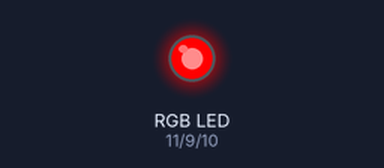
Bench run of a sketch on a simulated Arduino Uno, built with avr-gcc and run on an emulated ATmega328P. Shown: an RGB LED mixed from three pins (HIGH = lit).

Above: at 0.1 s.
Timing chart, 0 to 1.6 s (numbered marks = the images above):
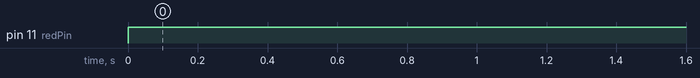

Measured:
- by itself, pin 11 (redPin): LOW → HIGH at 0.00 s

The sketch:

ledrgb2.ino
```cpp
//Program by Samuel. Enjoy!

//If you are using a common anode RGB led, remove the slashes at the next line (the comment)
//#define COMMON_ANODE

//Defining pinouts
int redPin = 11; //The pin that red is connected through
int bluePin = 10; //The pin that blue is connected through
int greenPin = 9; //The pin that green is connected through

void setup() {

  //Setting these pins as outputs
  pinMode(redPin, OUTPUT); //Setting red as output
  pinMode(greenPin, OUTPUT); //Setting green as output
  pinMode(bluePin, OUTPUT); //Setting blue as output

}

void loop() {
  analogWrite(redPin, 255); //Setting value red

  delay(1000);
    analogWrite(greenPin, 0); //Setting value green
  delay(1000);
  analogWrite(bluePin, 0); //Setting value blue
  delay(1000);

}

void setColor(int redValue, int greenValue, int blueValue) { //Defining function setColor, taking three arguments

#ifdef COMMON_ANODE //Checking if this is defined
  red = 255 - redValue;
  green = 255 - greenValue;
  blue = 255 - blueValue;
#endif //Ending check


}
```
